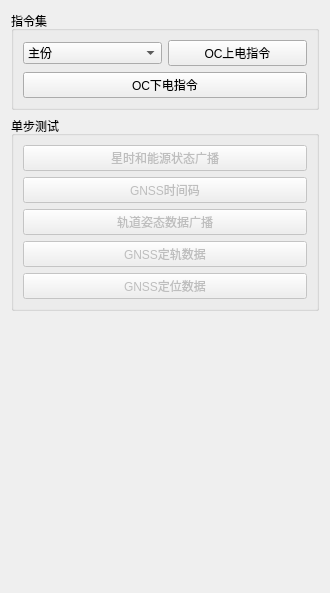
                 <widget class="QWidget" name="page_task">
                  <property name="geometry">
                   <rect>
                    <x>0</x>
                    <y>0</y>
                    <width>330</width>
                    <height>593</height>
                   </rect>
                  </property>
                  <attribute name="label">
                   <string> 任务指令配置</string>
                  </attribute>
                  <layout class="QVBoxLayout" name="verticalLayout_7">
                   <item>
                    <widget class="QGroupBox" name="groupBox_3">
                     <property name="title">
                      <string>指令集</string>
                     </property>
                     <layout class="QVBoxLayout" name="verticalLayout_8">
                      <item>
                       <layout class="QHBoxLayout" name="horizontalLayout">
                        <item>
                         <widget class="QComboBox" name="cB_ocpowerZB">
                          <item>
                           <property name="text">
                            <string>主份</string>
                           </property>
                          </item>
                          <item>
                           <property name="text">
                            <string>备份</string>
                           </property>
                          </item>
                         </widget>
                        </item>
                        <item>
                         <widget class="QPushButton" name="pB_OcPowerup">
                          <property name="text">
                           <string>OC上电指令</string>
                          </property>
                         </widget>
                        </item>
                       </layout>
                      </item>
                      <item>
                       <widget class="QPushButton" name="pB_OcPowerlow">
                        <property name="text">
                         <string>OC下电指令</string>
                        </property>
                       </widget>
                      </item>
                     </layout>
                    </widget>
                   </item>
                   <item>
                    <widget class="QGroupBox" name="groupBox_5">
                     <property name="title">
                      <string>单步测试</string>
                     </property>
                     <layout class="QVBoxLayout" name="verticalLayout_2">
                      <item>
                       <widget class="QPushButton" name="pushButton_starttime_test">
                        <property name="enabled">
                         <bool>false</bool>
                        </property>
                        <property name="text">
                         <string>星时和能源状态广播</string>
                        </property>
                       </widget>
                      </item>
                      <item>
                       <widget class="QPushButton" name="pB_GNSStimecode_test">
                        <property name="enabled">
                         <bool>false</bool>
                        </property>
                        <property name="text">
                         <string>GNSS时间码</string>
                        </property>
                       </widget>
                      </item>
                      <item>
                       <widget class="QPushButton" name="pushButton_Orbitalstance_test">
                        <property name="enabled">
                         <bool>false</bool>
                        </property>
                        <property name="text">
                         <string>轨道姿态数据广播</string>
                        </property>
                       </widget>
                      </item>
                      <item>
                       <widget class="QPushButton" name="pB_GNSStrack_test">
                        <property name="enabled">
                         <bool>false</bool>
                        </property>
                        <property name="text">
                         <string>GNSS定轨数据</string>
                        </property>
                       </widget>
                      </item>
                      <item>
                       <widget class="QPushButton" name="pB_GNSSposition_test">
                        <property name="enabled">
                         <bool>false</bool>
                        </property>
                        <property name="text">
                         <string>GNSS定位数据</string>
                        </property>
                       </widget>
                      </item>
                     </layout>
                    </widget>
                   </item>
                   <item>
                    <spacer name="verticalSpacer_3">
                     <property name="orientation">
                      <enum>Qt::Vertical</enum>
                     </property>
                     <property name="sizeHint" stdset="0">
                      <size>
                       <width>20</width>
                       <height>40</height>
                      </size>
                     </property>
                    </spacer>
                   </item>
                  </layout>
                 </widget>
